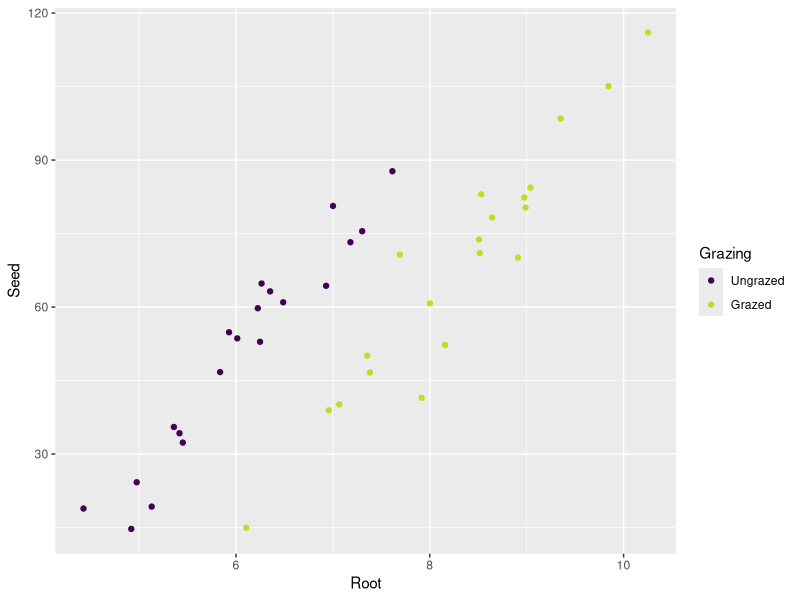
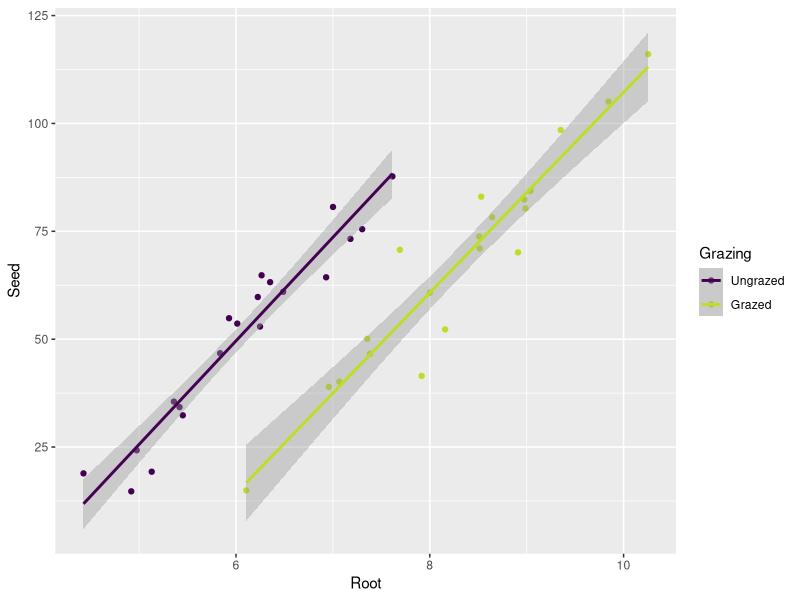
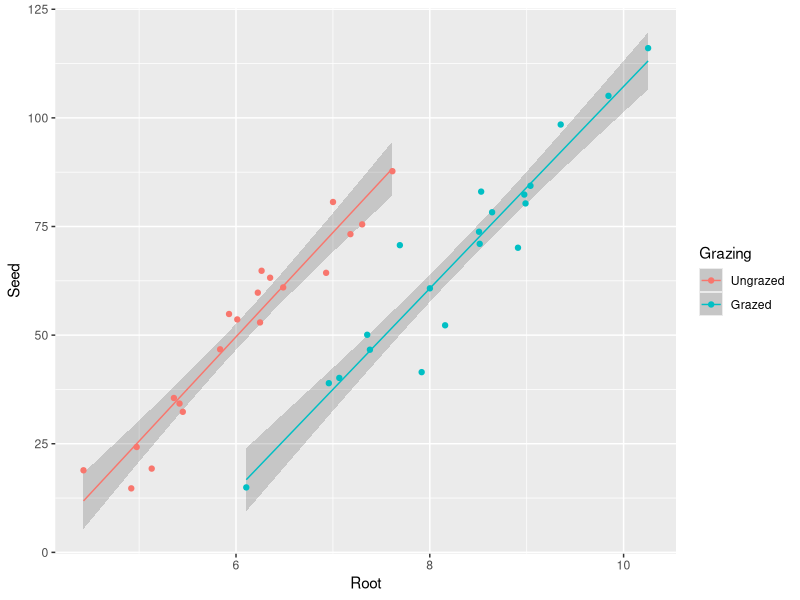
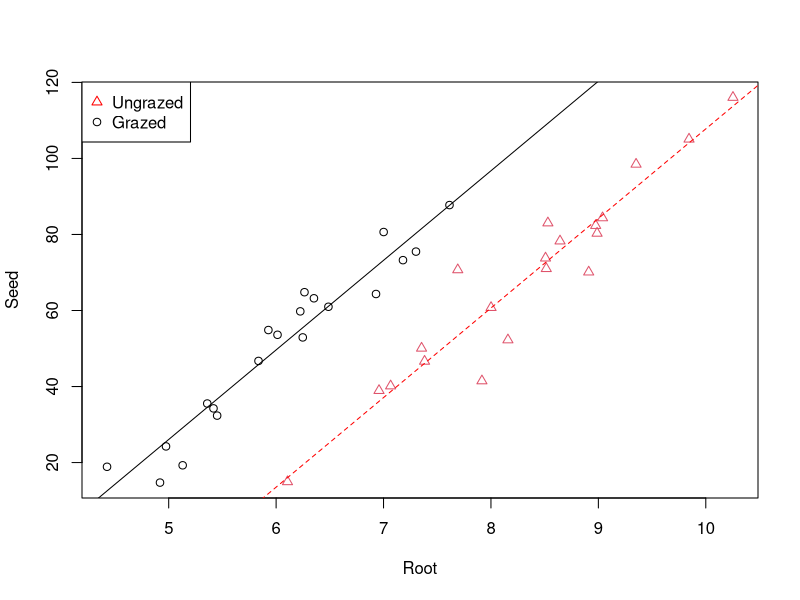
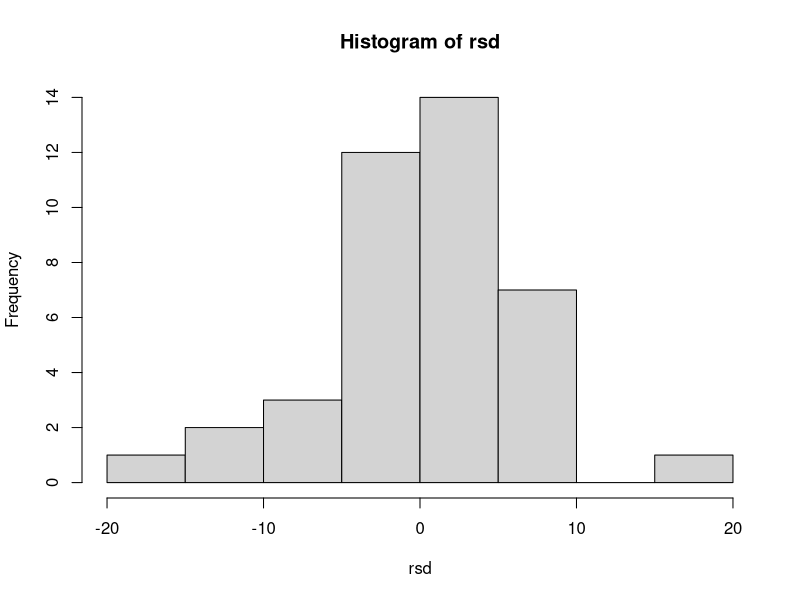
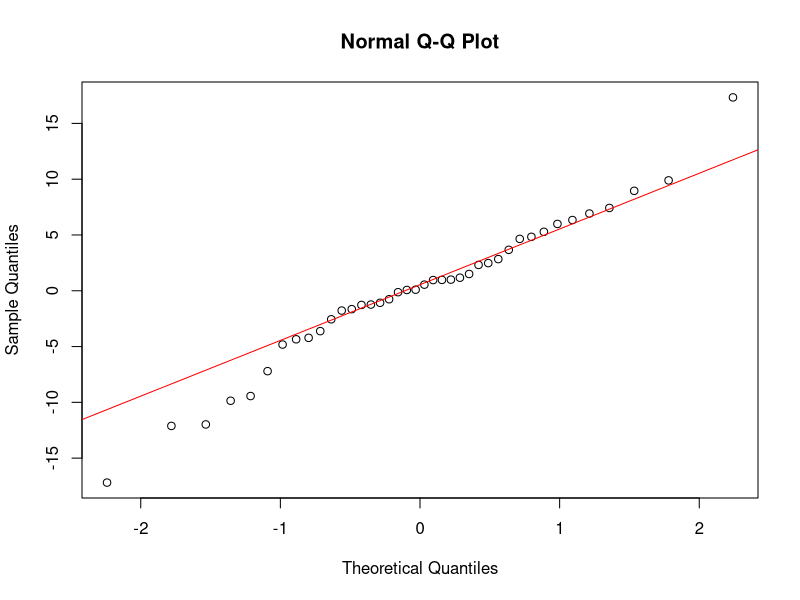
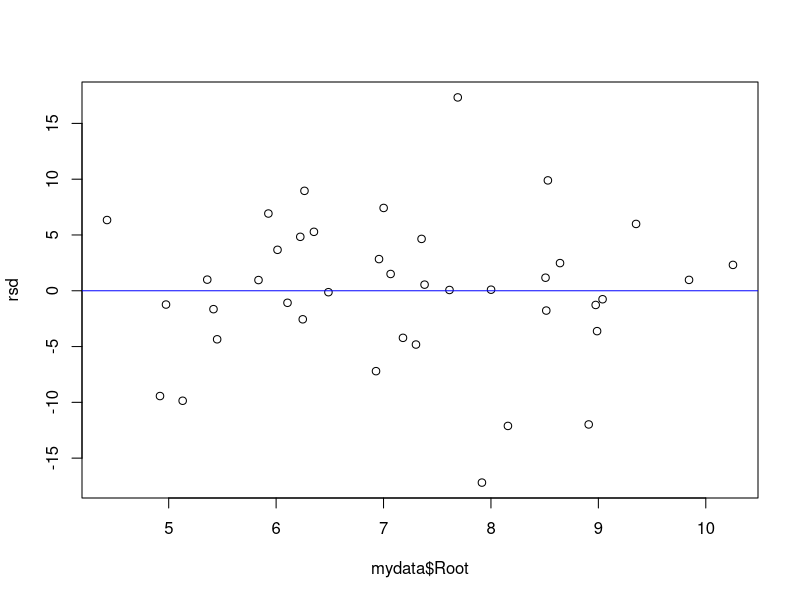

Here is the R script that generated these plots, in order:
## ---- chunk 1
# remove (almost) all objects currently held in the R environment
rm(list=ls()) 
## ---- chunk 2
library(tidyverse) # load the tidyverse suite of packages
library(magrittr)  # for the %<>% piping construct
library(broom)     # for plotting actual model objects
## ---- chunk 3
# import the data using the base-R `read.csv` function. 
mydata <- read.csv("grazing.csv", header = TRUE, stringsAsFactors = FALSE)
## ---- chunk 4
head(mydata) # Return the First Part of an Object -usually first six observations
head(mydata, n = 12L) # option - name of the Object, n= number of lines you want to see (12) from the start of the Object

# check the structure of the data
str(mydata) # Return complete Object
## ---- chunk 5
# coerce to factor and specify the order of the levels
mydata %<>% mutate(Grazing = factor(Grazing, levels = c("Ungrazed", "Grazed")))


# check that this came out as expected.
# str(mydata) 
  

# if you want you can just pull out the levels only
#levels(mydata)
## ---- chunk 6

g1 <- ggplot(data = mydata, 
             mapping = aes(x = Root, y = Seed, color = Grazing)) + 
  geom_point() + 
  scale_color_viridis_d(end = 0.9)


print(g1)

## ---- chunk 7

# fit the glm and store the ouput in a new object "model1"
model1 <- glm( Seed ~ Root + Grazing + Root:Grazing, 
               data = mydata )

# note that the above line is the full syntax for the short 
# version. Note the "*" to denote, "include all interactions"
model1 <- glm( Seed ~ Root * Grazing, 
               data = mydata )


summary(model1)

## ---- chunk 8

# generate a new figure from our basic scatter plot g1 and let 
# geom_smooth() add lines based on the colour grouping
g_2 <- g1 + geom_smooth(method = "lm")

print(g_2)

## ---- chunk 9

model1_fitted <- model1 %>% augment(se_fit = TRUE)

g_model1 <- ggplot(data = model1_fitted, 
                   mapping = aes(x = Root, y = Seed, 
                                 color = Grazing)) + 
  geom_ribbon(aes(ymin=.fitted-1.96*.se.fit, ymax=.fitted+1.96*.se.fit), 
              alpha=0.2, linetype = 0) +
  geom_point() + 
  geom_line(aes(Root, .fitted))

print(g_model1)

## ---- chunk 10
# store the parallel model in the object "model2"
model2 <- glm( mydata$Seed ~ mydata$Root + mydata$Grazing )

summary(model2)

# extract and store the coefficients into an object called coefmod2
# for easier recall.
coefmod2 <- coef(model2)
## ---- chunk 11
plot(mydata$Root, mydata$Seed, xlab="Root",ylab="Seed",col=mydata$Grazing, pch=as.numeric(mydata$Grazing))

legend("topleft", pch=c(2,1), col=c("red", "black"), c("Ungrazed", "Grazed"))

#First add the line for the Grazed group
abline (coefmod2[1],coefmod2[2], col="black", lty=1) 

#Then add the line for the Ungrazed group
abline (coefmod2[1] + coefmod2[3],coefmod2[2], col="red", lty=2 ) 
## ---- chunk 12
rsd <- residuals(model2)
## ---- chunk 13
hist(rsd,6)
## ---- chunk 14
qqnorm(rsd)
qqline(rsd,col="red")
## ---- chunk 15
plot(mydata$Root,rsd)
abline(0,0,col="blue")
